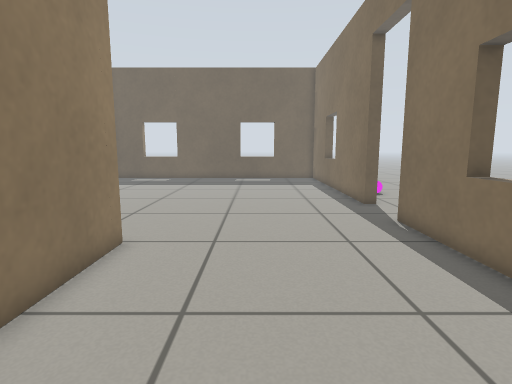
view 1 (above)

13 first-person views from a walk through a world built for the Gazebo simulator. The camera is 0.68 m above the floor, tilts 8° down and sees 80° across. The floor is counted in squares, 0.25 m on a side. Each view is taken from the middle of a square. On the plan, view 1 faces up. The plan holds only what a view shows up to about 20 squares ahead; the rest is blank.

view 2
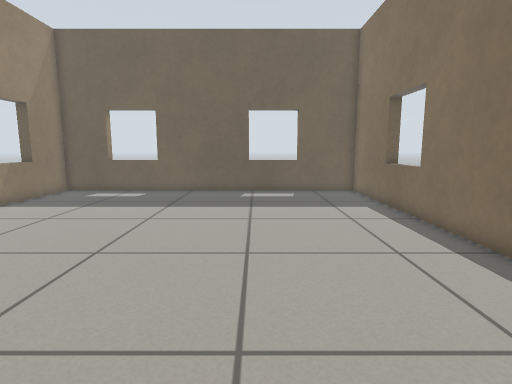

view 3
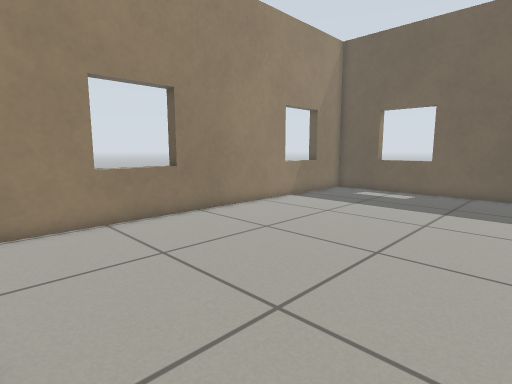

view 4
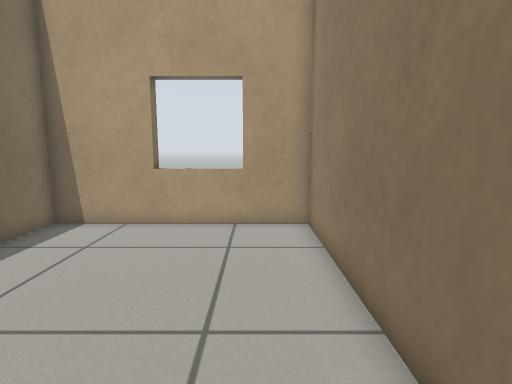

view 5
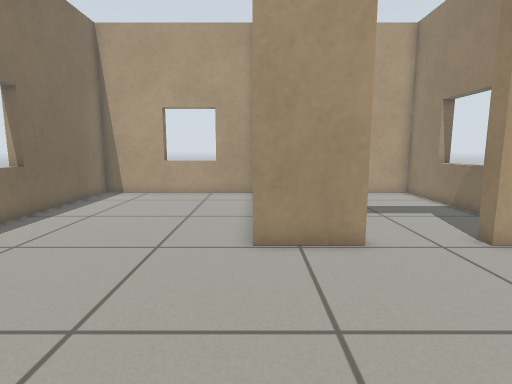

view 6
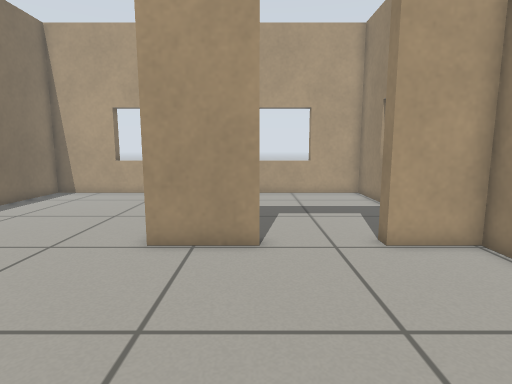

view 7
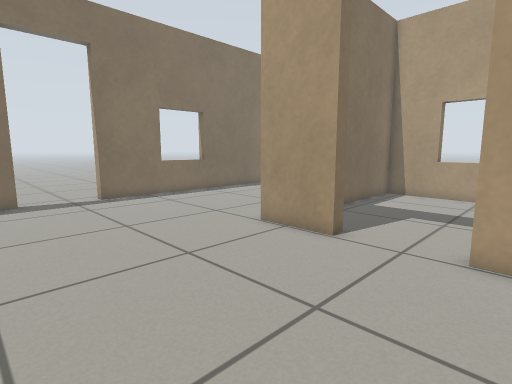

view 8
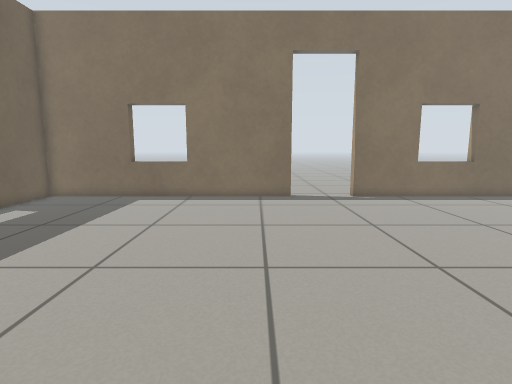

view 9
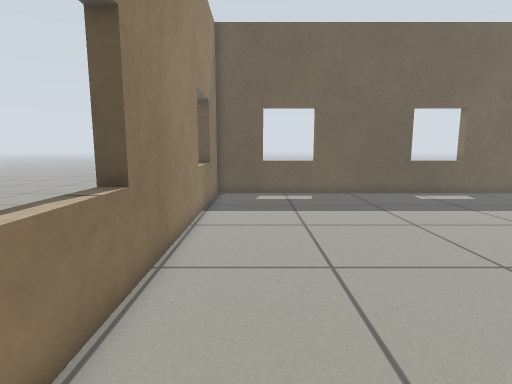

view 10
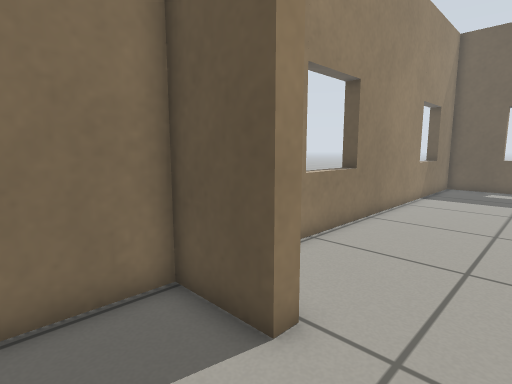

view 11
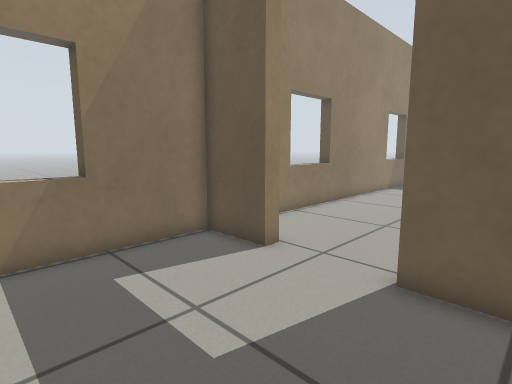

view 12
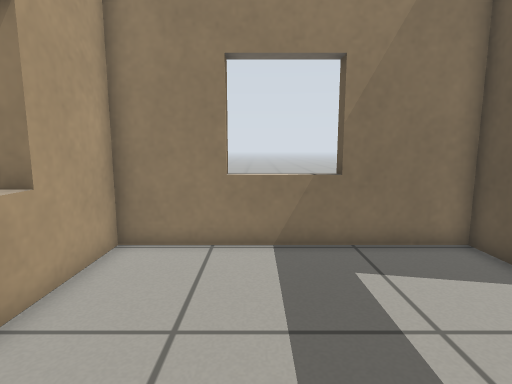

view 13
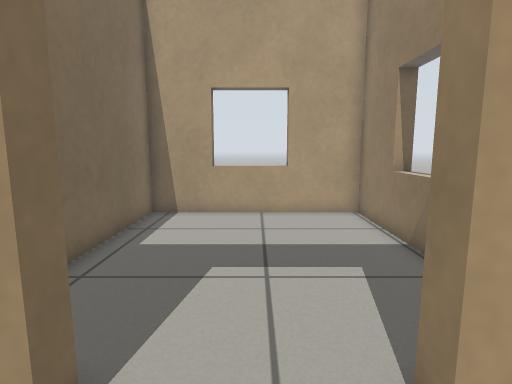

### Floor plan
Points are (right, up) in squares from view 1. A wall is a line through its corners. A room is listed if a view was taken in it or the views show most of it. See-through windows are left out.
Room 1 (views 1, 2, 3, 4, 5, 6, 7, 8, 9, 13)
walls: (5.4, 15) (5.4, 28.9) (-13.4, 28.9) (-13.4, 8.6) (-10.7, 8.6); (-7.1, 8.6) (-3.9, 8.6) (-3.9, -1.9) (5.4, -1.9) (5.4, 11.4) (6, 11.4); (-13.4, 15.7) (-14, 15.7); (5.4, 4.6) (6, 4.6); (-13.4, 26) (-14, 26)
ways out: open door at (-8.7, 8.4) to room 2; open door at (6, 13.5)
Room 2 (views 10, 11, 12)
walls: (-13.4, 4.4) (-14, 4.4); (-10.7, 8.1) (-13.4, 8.1) (-13.4, -1.9) (-4.5, -1.9) (-4.5, 4.1); (-5.3, 8.1) (-7.1, 8.1)
ways out: open door at (-8.7, 8.4) to room 1

Where each view was taken, in squares from view 1:
view 1: 0 up, 0 right, facing up
view 2: 9 up, 1 left, facing up
view 3: 9 up, 2 left, facing up-left
view 4: 9 up, 2 left, facing down
view 5: 17 up, 4 left, facing down
view 6: 17 up, 7 left, facing down
view 7: 17 up, 12 left, facing down-right
view 8: 17 up, 12 left, facing right
view 9: 10 up, 11 left, facing up
view 10: 5 up, 8 left, facing up-left
view 11: 2 up, 5 left, facing up-left
view 12: 2 up, 5 left, facing left
view 13: 11 up, 9 left, facing down
